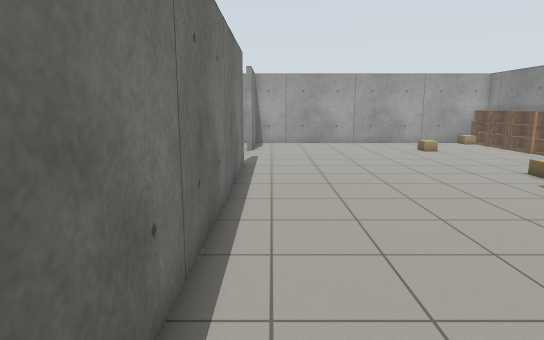
[1] (above)

16 first-person views from a walk through a robot-simulator world made for Gazebo. The camera is 1.3 m above the floor, tilts 10° down and sees 75° across. The floor is counted in squares, 0.5 m on a side. Each view is taken from the middle of a square. On the plan, view 1 faces up. The plan holds only what a view shows up to about 20 squares ahead; the rest is blank. Gazebo's built-in surfaces are drawn with simple patterns.

[2]
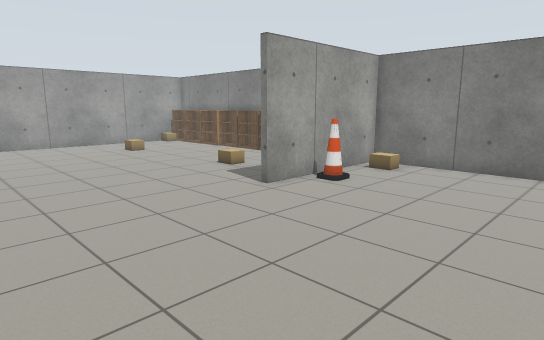

[3]
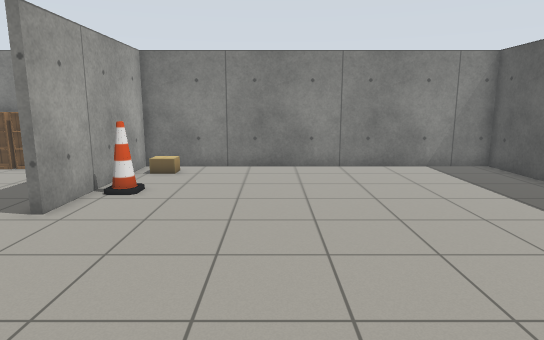

[4]
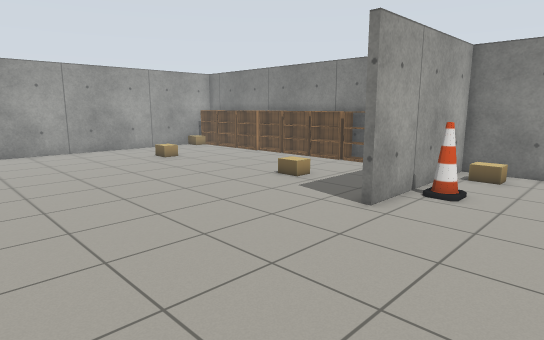

[5]
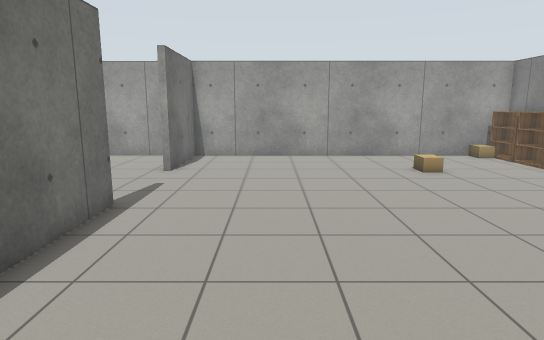

[6]
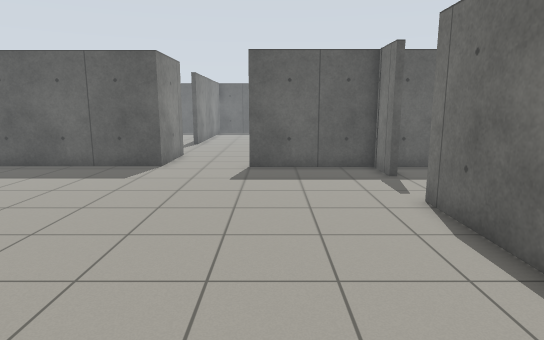

[7]
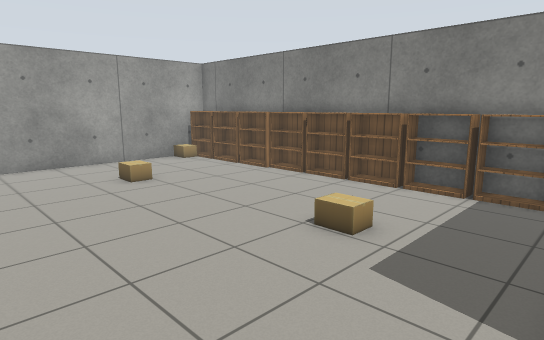

[8]
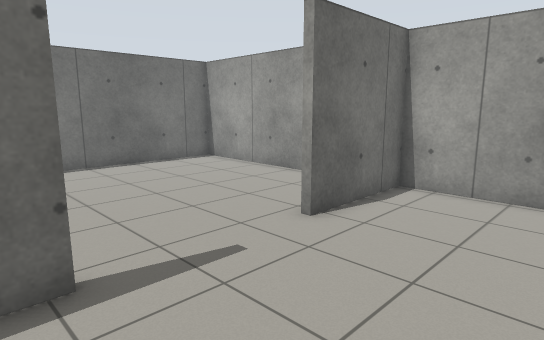

[9]
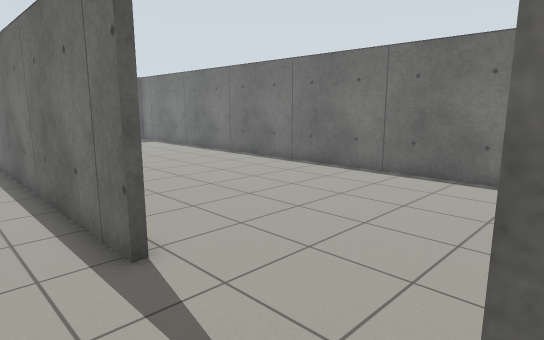

[10]
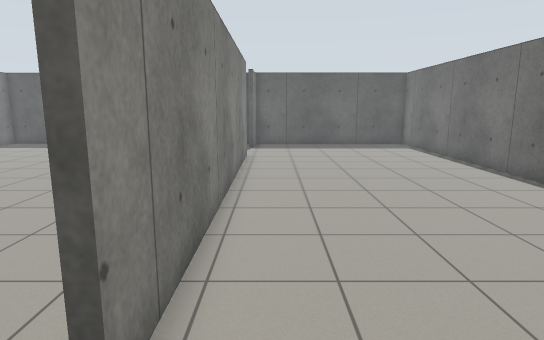

[11]
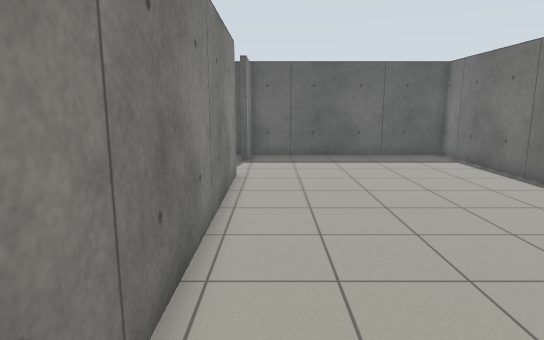

[12]
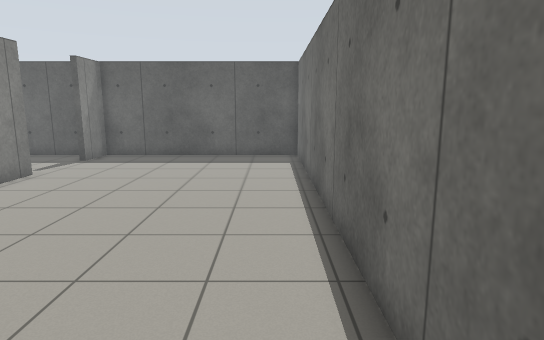

[13]
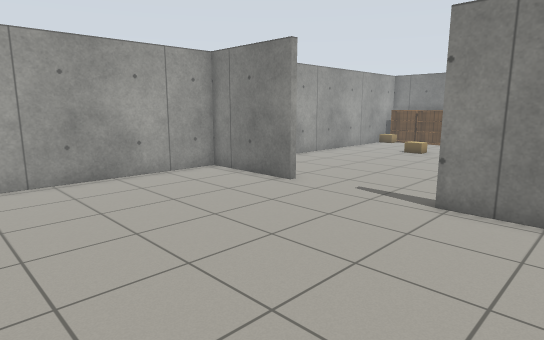

[14]
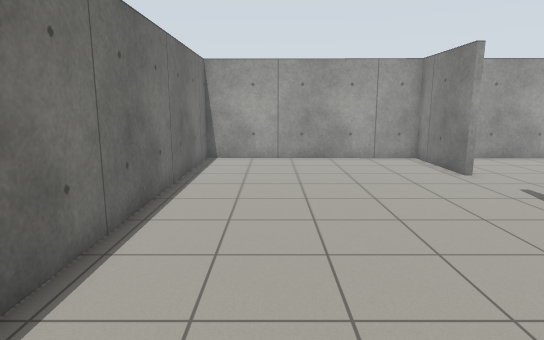

[15]
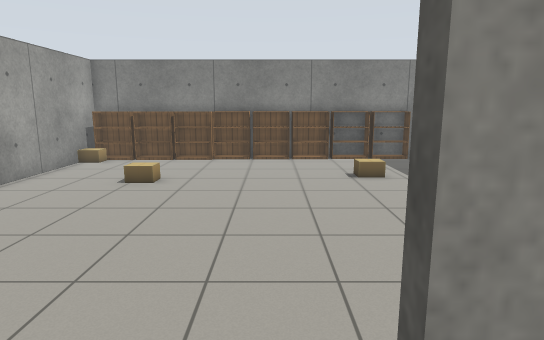

[16]
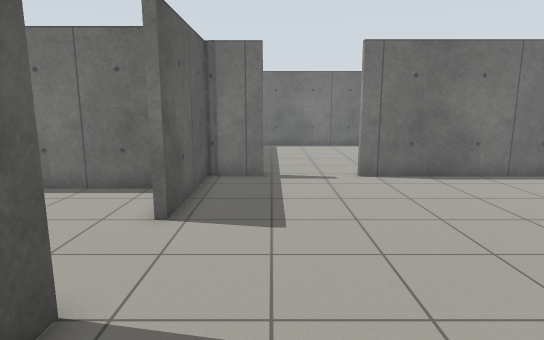

### Floor plan
Points are (right, up) in squares from view 1. A wall is a line through its corners. A room is listed if a view was taken in it or the views show most of it. See-through windows are left out.
Room 1 (views 1, 2, 3, 4, 5, 6, 7, 8, 9, 16)
walls: (15.7, 9.6) (15.7, 26.2) (-1.3, 26.2) (-1.3, 21.5) (-1.6, 21.5); (-1.3, 16.4) (-1.3, -0.8); (-1.5, -4.2) (-1.5, -6.5); (7.9, -6.7) (15.7, -6.7) (15.7, 8.6) (8.4, 8.6); (-1.6, -6.5) (4, -6.5)
ways out: opening at (-1.5, -2.5) to room 2; opening at (-1.5, 19) to room 2; opening at (6, -7)
objects: cardboard box (9, 21) to (10, 22); cardboard box (10, 13) to (11, 14); cone (11, 7) to (11, 8); cardboard box (14, 7) to (15, 8); cardboard box (14, 25) to (14, 26); bookshelf (15, 10) to (15, 12); bookshelf (15, 13) to (15, 14); bookshelf (15, 15) to (15, 16); bookshelf (15, 17) to (15, 18); bookshelf (15, 19); bookshelf (15, 20) to (15, 22); bookshelf (15, 23); bookshelf (15, 24) to (15, 25)
Room 2 (views 10, 11, 12, 13, 14, 15)
walls: (-1.6, -0.8) (-1.6, 16.4); (-1.6, 21.5) (-1.6, 26.2) (-12.5, 26.2); (-12.4, 26.5) (-12.4, -6.5) (-1.8, -6.5) (-1.8, -4.2)
ways out: opening at (-1.5, -2.5) to room 1; opening at (-1.5, 19) to room 1

Positions as (right, up) in squares from view 1, and headings:
1: (0, 0), facing up
2: (0, 0), facing up-right
3: (0, 3), facing right
4: (0, 4), facing up-right
5: (3, 7), facing up
6: (3, 9), facing down
7: (4, 9), facing up-right
8: (4, 15), facing up-left
9: (1, 22), facing down-left
10: (-3, 19), facing down
11: (-3, 13), facing down
12: (-11, 13), facing down
13: (-11, 13), facing up-right
14: (-9, 8), facing up
15: (-3, 17), facing right
16: (12, -4), facing left
